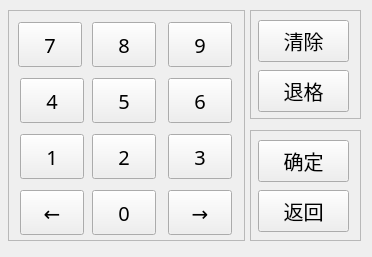
<?xml version="1.0" encoding="UTF-8"?>
<ui version="4.0">
 <class>DlgInputkey</class>
 <widget class="QWidget" name="DlgInputkey">
  <property name="geometry">
   <rect>
    <x>0</x>
    <y>0</y>
    <width>372</width>
    <height>257</height>
   </rect>
  </property>
  <property name="windowTitle">
   <string>Form</string>
  </property>
  <widget class="QFrame" name="frame_3">
   <property name="geometry">
    <rect>
     <x>250</x>
     <y>130</y>
     <width>111</width>
     <height>111</height>
    </rect>
   </property>
   <property name="frameShape">
    <enum>QFrame::StyledPanel</enum>
   </property>
   <property name="frameShadow">
    <enum>QFrame::Raised</enum>
   </property>
   <widget class="QPushButton" name="btn_ok">
    <property name="geometry">
     <rect>
      <x>8</x>
      <y>10</y>
      <width>91</width>
      <height>42</height>
     </rect>
    </property>
    <property name="font">
     <font>
      <family>AR PL UKai TW</family>
      <pointsize>15</pointsize>
     </font>
    </property>
    <property name="text">
     <string>确定</string>
    </property>
   </widget>
   <widget class="QPushButton" name="btn_back">
    <property name="geometry">
     <rect>
      <x>8</x>
      <y>60</y>
      <width>91</width>
      <height>42</height>
     </rect>
    </property>
    <property name="font">
     <font>
      <family>AR PL UKai TW</family>
      <pointsize>15</pointsize>
     </font>
    </property>
    <property name="text">
     <string>返回</string>
    </property>
   </widget>
  </widget>
  <widget class="QFrame" name="frame_1">
   <property name="geometry">
    <rect>
     <x>8</x>
     <y>10</y>
     <width>237</width>
     <height>231</height>
    </rect>
   </property>
   <property name="frameShape">
    <enum>QFrame::StyledPanel</enum>
   </property>
   <property name="frameShadow">
    <enum>QFrame::Raised</enum>
   </property>
   <widget class="QPushButton" name="btn_7">
    <property name="geometry">
     <rect>
      <x>10</x>
      <y>12</y>
      <width>64</width>
      <height>45</height>
     </rect>
    </property>
    <property name="font">
     <font>
      <family>Sans Serif</family>
      <pointsize>15</pointsize>
     </font>
    </property>
    <property name="text">
     <string>7</string>
    </property>
   </widget>
   <widget class="QPushButton" name="btn_8">
    <property name="geometry">
     <rect>
      <x>84</x>
      <y>12</y>
      <width>64</width>
      <height>45</height>
     </rect>
    </property>
    <property name="font">
     <font>
      <family>Sans Serif</family>
      <pointsize>15</pointsize>
     </font>
    </property>
    <property name="text">
     <string>8</string>
    </property>
   </widget>
   <widget class="QPushButton" name="btn_9">
    <property name="geometry">
     <rect>
      <x>160</x>
      <y>12</y>
      <width>64</width>
      <height>45</height>
     </rect>
    </property>
    <property name="font">
     <font>
      <family>Sans Serif</family>
      <pointsize>15</pointsize>
     </font>
    </property>
    <property name="text">
     <string>9</string>
    </property>
   </widget>
   <widget class="QPushButton" name="btn_6">
    <property name="geometry">
     <rect>
      <x>160</x>
      <y>68</y>
      <width>64</width>
      <height>45</height>
     </rect>
    </property>
    <property name="font">
     <font>
      <family>Sans Serif</family>
      <pointsize>15</pointsize>
     </font>
    </property>
    <property name="text">
     <string>6</string>
    </property>
   </widget>
   <widget class="QPushButton" name="btn_4">
    <property name="geometry">
     <rect>
      <x>12</x>
      <y>68</y>
      <width>64</width>
      <height>45</height>
     </rect>
    </property>
    <property name="font">
     <font>
      <family>Sans Serif</family>
      <pointsize>15</pointsize>
     </font>
    </property>
    <property name="text">
     <string>4</string>
    </property>
   </widget>
   <widget class="QPushButton" name="btn_5">
    <property name="geometry">
     <rect>
      <x>84</x>
      <y>68</y>
      <width>64</width>
      <height>45</height>
     </rect>
    </property>
    <property name="font">
     <font>
      <family>Sans Serif</family>
      <pointsize>15</pointsize>
     </font>
    </property>
    <property name="text">
     <string>5</string>
    </property>
   </widget>
   <widget class="QPushButton" name="btn_3">
    <property name="geometry">
     <rect>
      <x>160</x>
      <y>124</y>
      <width>64</width>
      <height>45</height>
     </rect>
    </property>
    <property name="font">
     <font>
      <family>Sans Serif</family>
      <pointsize>15</pointsize>
     </font>
    </property>
    <property name="text">
     <string>3</string>
    </property>
   </widget>
   <widget class="QPushButton" name="btn_2">
    <property name="geometry">
     <rect>
      <x>84</x>
      <y>124</y>
      <width>64</width>
      <height>45</height>
     </rect>
    </property>
    <property name="font">
     <font>
      <family>Sans Serif</family>
      <pointsize>15</pointsize>
     </font>
    </property>
    <property name="text">
     <string>2</string>
    </property>
   </widget>
   <widget class="QPushButton" name="btn_1">
    <property name="geometry">
     <rect>
      <x>12</x>
      <y>124</y>
      <width>64</width>
      <height>45</height>
     </rect>
    </property>
    <property name="font">
     <font>
      <family>Sans Serif</family>
      <pointsize>15</pointsize>
     </font>
    </property>
    <property name="text">
     <string>1</string>
    </property>
   </widget>
   <widget class="QPushButton" name="btn_right">
    <property name="geometry">
     <rect>
      <x>160</x>
      <y>180</y>
      <width>64</width>
      <height>45</height>
     </rect>
    </property>
    <property name="font">
     <font>
      <family>Sans Serif</family>
      <pointsize>15</pointsize>
     </font>
    </property>
    <property name="text">
     <string>→</string>
    </property>
   </widget>
   <widget class="QPushButton" name="btn_left">
    <property name="geometry">
     <rect>
      <x>12</x>
      <y>180</y>
      <width>64</width>
      <height>45</height>
     </rect>
    </property>
    <property name="font">
     <font>
      <family>Sans Serif</family>
      <pointsize>15</pointsize>
     </font>
    </property>
    <property name="text">
     <string>←</string>
    </property>
   </widget>
   <widget class="QPushButton" name="btn_0">
    <property name="geometry">
     <rect>
      <x>84</x>
      <y>180</y>
      <width>64</width>
      <height>45</height>
     </rect>
    </property>
    <property name="font">
     <font>
      <family>Sans Serif</family>
      <pointsize>15</pointsize>
     </font>
    </property>
    <property name="text">
     <string>0</string>
    </property>
   </widget>
  </widget>
  <widget class="QFrame" name="frame_2">
   <property name="geometry">
    <rect>
     <x>250</x>
     <y>10</y>
     <width>111</width>
     <height>109</height>
    </rect>
   </property>
   <property name="frameShape">
    <enum>QFrame::StyledPanel</enum>
   </property>
   <property name="frameShadow">
    <enum>QFrame::Raised</enum>
   </property>
   <widget class="QPushButton" name="btn_clear">
    <property name="geometry">
     <rect>
      <x>8</x>
      <y>10</y>
      <width>91</width>
      <height>42</height>
     </rect>
    </property>
    <property name="font">
     <font>
      <family>AR PL UKai TW</family>
      <pointsize>15</pointsize>
     </font>
    </property>
    <property name="text">
     <string>清除</string>
    </property>
   </widget>
   <widget class="QPushButton" name="btn_backspace">
    <property name="geometry">
     <rect>
      <x>8</x>
      <y>60</y>
      <width>91</width>
      <height>42</height>
     </rect>
    </property>
    <property name="font">
     <font>
      <family>AR PL UKai TW</family>
      <pointsize>15</pointsize>
     </font>
    </property>
    <property name="text">
     <string>退格</string>
    </property>
   </widget>
  </widget>
 </widget>
 <resources/>
 <connections/>
</ui>
